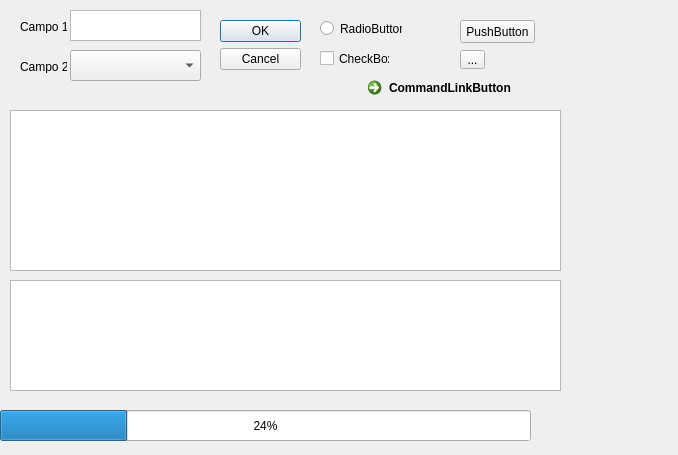
<?xml version="1.0" encoding="UTF-8"?>
<ui version="4.0">
 <class>Dialog</class>
 <widget class="QDialog" name="Dialog">
  <property name="geometry">
   <rect>
    <x>0</x>
    <y>0</y>
    <width>678</width>
    <height>455</height>
   </rect>
  </property>
  <property name="windowTitle">
   <string>Dialog</string>
  </property>
  <widget class="QDialogButtonBox" name="buttonBox">
   <property name="geometry">
    <rect>
     <x>220</x>
     <y>20</y>
     <width>81</width>
     <height>51</height>
    </rect>
   </property>
   <property name="orientation">
    <enum>Qt::Vertical</enum>
   </property>
   <property name="standardButtons">
    <set>QDialogButtonBox::Cancel|QDialogButtonBox::Ok</set>
   </property>
  </widget>
  <widget class="QComboBox" name="comboBox">
   <property name="geometry">
    <rect>
     <x>70</x>
     <y>50</y>
     <width>131</width>
     <height>31</height>
    </rect>
   </property>
  </widget>
  <widget class="QLabel" name="label">
   <property name="geometry">
    <rect>
     <x>20</x>
     <y>20</y>
     <width>47</width>
     <height>13</height>
    </rect>
   </property>
   <property name="text">
    <string>Campo 1</string>
   </property>
  </widget>
  <widget class="QTextBrowser" name="textBrowser">
   <property name="geometry">
    <rect>
     <x>70</x>
     <y>10</y>
     <width>131</width>
     <height>31</height>
    </rect>
   </property>
  </widget>
  <widget class="QProgressBar" name="progressBar">
   <property name="geometry">
    <rect>
     <x>0</x>
     <y>410</y>
     <width>531</width>
     <height>31</height>
    </rect>
   </property>
   <property name="value">
    <number>24</number>
   </property>
  </widget>
  <widget class="QLabel" name="label_2">
   <property name="geometry">
    <rect>
     <x>20</x>
     <y>60</y>
     <width>47</width>
     <height>13</height>
    </rect>
   </property>
   <property name="text">
    <string>Campo 2</string>
   </property>
  </widget>
  <widget class="QTableWidget" name="tableWidget">
   <property name="geometry">
    <rect>
     <x>10</x>
     <y>110</y>
     <width>551</width>
     <height>161</height>
    </rect>
   </property>
  </widget>
  <widget class="QPushButton" name="pushButton">
   <property name="geometry">
    <rect>
     <x>460</x>
     <y>20</y>
     <width>75</width>
     <height>23</height>
    </rect>
   </property>
   <property name="text">
    <string>PushButton</string>
   </property>
  </widget>
  <widget class="QToolButton" name="toolButton">
   <property name="geometry">
    <rect>
     <x>460</x>
     <y>50</y>
     <width>25</width>
     <height>19</height>
    </rect>
   </property>
   <property name="text">
    <string>...</string>
   </property>
  </widget>
  <widget class="QRadioButton" name="radioButton">
   <property name="geometry">
    <rect>
     <x>320</x>
     <y>20</y>
     <width>82</width>
     <height>17</height>
    </rect>
   </property>
   <property name="text">
    <string>RadioButton</string>
   </property>
  </widget>
  <widget class="QCheckBox" name="checkBox">
   <property name="geometry">
    <rect>
     <x>320</x>
     <y>50</y>
     <width>70</width>
     <height>17</height>
    </rect>
   </property>
   <property name="text">
    <string>CheckBox</string>
   </property>
  </widget>
  <widget class="QCommandLinkButton" name="commandLinkButton">
   <property name="geometry">
    <rect>
     <x>360</x>
     <y>70</y>
     <width>185</width>
     <height>41</height>
    </rect>
   </property>
   <property name="text">
    <string>CommandLinkButton</string>
   </property>
  </widget>
  <widget class="QGraphicsView" name="graphicsView">
   <property name="geometry">
    <rect>
     <x>10</x>
     <y>280</y>
     <width>551</width>
     <height>111</height>
    </rect>
   </property>
  </widget>
  <zorder>buttonBox</zorder>
  <zorder>comboBox</zorder>
  <zorder>label</zorder>
  <zorder>progressBar</zorder>
  <zorder>label_2</zorder>
  <zorder>tableWidget</zorder>
  <zorder>pushButton</zorder>
  <zorder>toolButton</zorder>
  <zorder>radioButton</zorder>
  <zorder>checkBox</zorder>
  <zorder>commandLinkButton</zorder>
  <zorder>textBrowser</zorder>
  <zorder>graphicsView</zorder>
 </widget>
 <tabstops>
  <tabstop>textBrowser</tabstop>
  <tabstop>comboBox</tabstop>
  <tabstop>radioButton</tabstop>
  <tabstop>checkBox</tabstop>
  <tabstop>pushButton</tabstop>
  <tabstop>toolButton</tabstop>
  <tabstop>commandLinkButton</tabstop>
  <tabstop>tableWidget</tabstop>
  <tabstop>graphicsView</tabstop>
 </tabstops>
 <resources/>
 <connections>
  <connection>
   <sender>buttonBox</sender>
   <signal>accepted()</signal>
   <receiver>Dialog</receiver>
   <slot>accept()</slot>
   <hints>
    <hint type="sourcelabel">
     <x>220</x>
     <y>70</y>
    </hint>
    <hint type="destinationlabel">
     <x>157</x>
     <y>274</y>
    </hint>
   </hints>
  </connection>
  <connection>
   <sender>buttonBox</sender>
   <signal>rejected()</signal>
   <receiver>Dialog</receiver>
   <slot>reject()</slot>
   <hints>
    <hint type="sourcelabel">
     <x>246</x>
     <y>70</y>
    </hint>
    <hint type="destinationlabel">
     <x>286</x>
     <y>274</y>
    </hint>
   </hints>
  </connection>
 </connections>
</ui>
